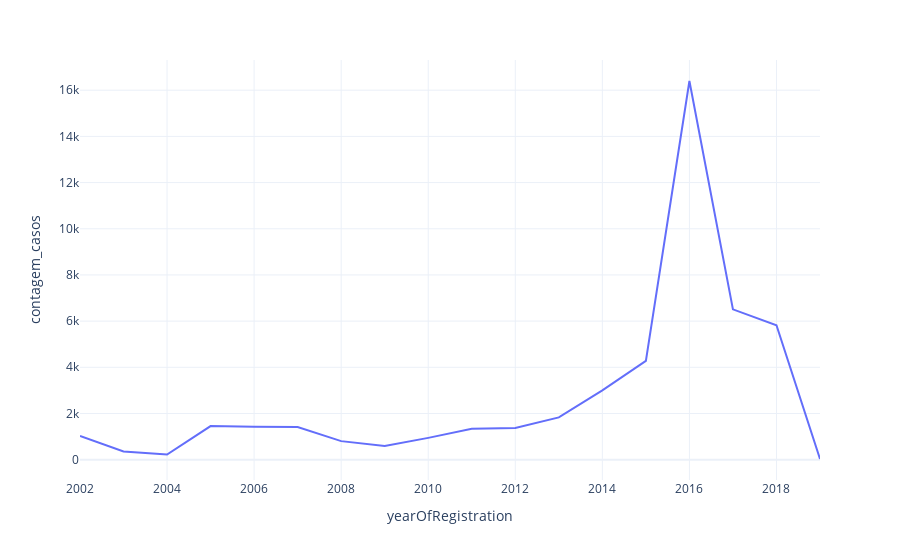

The code cell stored with this chart in its notebook:
### Code cell
fig_plotly = px.line(
    data_frame = dados
    .groupby('yearOfRegistration')
    .agg(contagem_casos = ('yearOfRegistration','count'))
    .reset_index(),
    x='yearOfRegistration', 
    y = 'contagem_casos',
    template = 'plotly_white'
    )
fig_plotly.show()

### Figure 1 — Plotly figure (JSON) as saved in the notebook; plotly's stock layout.template omitted (floating-point values rounded to 4 significant figures)
{"data": [{"hoverlabel": {"namelength": 0}, "hovertemplate": "yearOfRegistration=%{x}<br>contagem_casos=%{y}", "legendgroup": "", "line": {"color": "#636efa", "dash": "solid"}, "mode": "lines", "name": "", "showlegend": false, "type": "scatter", "x": [2002, 2003, 2004, 2005, 2006, 2007, 2008, 2009, 2010, 2011, 2012, 2013, 2014, 2015, 2016, 2017, 2018, 2019], "xaxis": "x", "y": [1026, 357, 223, 1455, 1423, 1417, 802, 587, 943, 1340, 1367, 1832, 3000, 4276, 16399, 6508, 5818, 28], "yaxis": "y"}], "layout": {"legend": {"tracegroupgap": 0}, "margin": {"t": 60}, "xaxis": {"anchor": "y", "domain": [0, 1], "title": {"text": "yearOfRegistration"}}, "yaxis": {"anchor": "x", "domain": [0, 1], "title": {"text": "contagem_casos"}}}}
